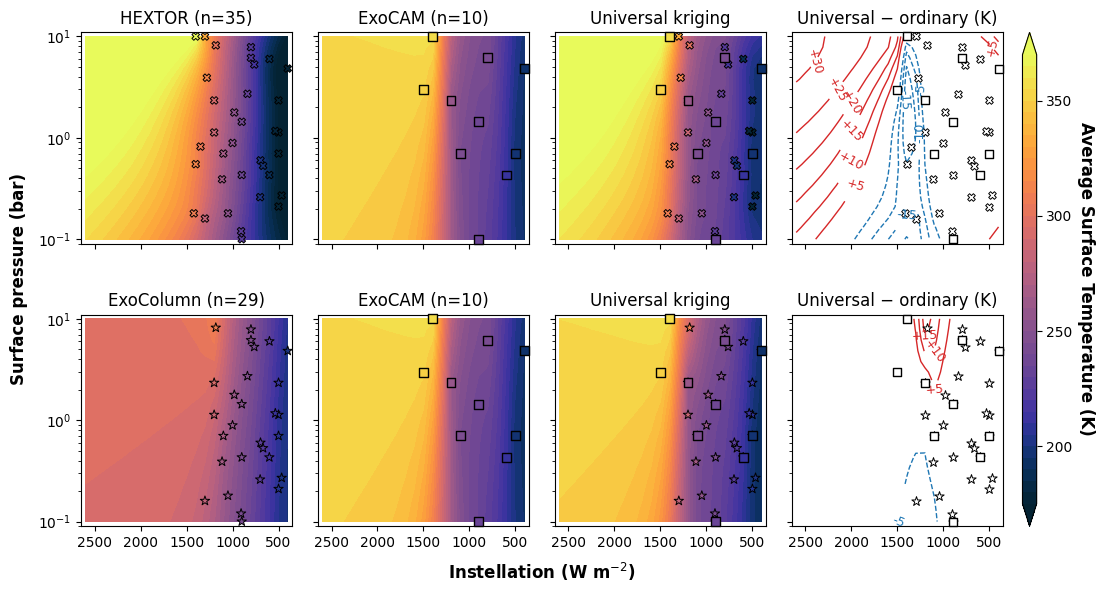

Recreate this plot in Python.
"""ExoCAM surface temperature by universal kriging, with a one-dimensional model
as the external drift (Figure 19, Section 4 of the manuscript).

This is two-fidelity kriging. The low-resolution field is HEXTOR or ExoColumn,
which have run all 64 protocol cases, and the high-resolution field is ExoCAM,
which has 10 stable cases among the 16. The low-resolution field is first kriged
on its own (ordinary kriging of its stable Cases 1-64, as in the right-hand
panels of Figure 18), which gives a value L(S, p) everywhere. ExoCAM is then
kriged with L as a specified drift,

    T_ExoCAM(S, p) = a + b L(S, p) + r(S, p),

where a and b are fitted implicitly by the universal kriging system and r is
the kriged residual. Where ExoCAM behaves like a shifted and scaled copy of the
1-D model, the drift carries the 1-D model's shape into the gaps between
ExoCAM's cases.

Two caveats built into the method. pykrige fits the variogram to the raw
values, not to the residuals from the drift, so the variogram (and σ) is that
of the full field; the regression-kriging check below fits the drift by least
squares and kriges the residuals instead, as a test of how much that matters.
And L at ExoCAM's two warmest cases (12 and 16) is an extrapolation for
ExoColumn, which runs away there; HEXTOR has Case 16 itself.

    cd figures/allcases && python fig_interpolation_temp_uk.py

Prints leave-one-out errors for ordinary kriging of ExoCAM alone and for the
two drifts, over a range of anisotropy ratios, and the drift coefficients.
"""
import warnings
import numpy as np
import matplotlib.pyplot as plt
import cmocean

from matplotlib.transforms import offset_copy
from pykrige.ok import OrdinaryKriging
from pykrige.uk import UniversalKriging

from fig_interpolation_temp_1d import ( CASES, MODELS as LOWRES, samples, ANISO_64,
                                        pn2, flux, fluxscale, norm_pres, norm_flux,
                                        kriging as ok_1d,
                                        cm, contourmin, contourmax, cinterval,
                                        cbar_label, cbar_ticks )

warnings.filterwarnings( 'ignore' )
plt.rcParams[ 'axes.labelweight' ] = 'bold'
plt.rcParams[ 'axes.labelpad' ]    = 8

# ExoCAM global mean surface temperature by case (fig_interpolation_temp.py);
# Cases 2, 3, 5, 6, 7 and 13 ran away.
EXOCAM = { 1: 196.8, 4: 260.0, 8: 243.8, 9: 244.8, 10: 194.1, 11: 234.0,
           12: 350.9, 14: 236.8, 15: 211.5, 16: 356.7 }
ec  = np.array( sorted( EXOCAM ) )
efs = np.array( [ CASES[ c ][ 0 ] for c in ec ] ) / fluxscale
eps = np.array( [ CASES[ c ][ 1 ] for c in ec ] )
ev  = np.array( [ EXOCAM[ c ] for c in ec ] )

ANISO_OK = 10          # ExoCAM's Figure 3 ratio
SCALINGS = [ 1, 1.5, 2, 3, 4, 5, 7, 10, 15 ]


def lowres_field( name ):
    """The low-resolution model kriged from its 64-case set: ( L at ExoCAM's
    cases, L on the grid ( flux x pressure ), kriging variance on the grid )."""
    fs, ps, vals, _ = samples( LOWRES[ name ], 64 )
    ok = ok_1d( fs, ps, vals, ANISO_64[ name ] )
    at_pts, _ = ok.execute( 'points', norm_pres( eps ), norm_flux( efs ) )
    grid, var = ok.execute( 'grid', norm_pres( pn2 ), norm_flux( flux ) )
    return np.asarray( at_pts ), np.asarray( grid ), np.asarray( var )


def uk( fs, ps, vals, drift, aniso ):
    return UniversalKriging( norm_pres( ps ), norm_flux( fs ), vals,
                             drift_terms=[ 'specified' ], specified_drift=[ drift ],
                             anisotropy_scaling=aniso, variogram_model='linear',
                             verbose=False, enable_plotting=False, exact_values=True )


def ok( fs, ps, vals, aniso ):
    return OrdinaryKriging( norm_pres( ps ), norm_flux( fs ), vals,
                            anisotropy_scaling=aniso, variogram_model='linear',
                            verbose=False, enable_plotting=False, exact_values=True )


def loo( method, aniso, drift=None ):
    """Leave-one-out errors (kriged - ExoCAM) at ExoCAM's stable cases."""
    err = []
    for i in range( len( ev ) ):
        k = np.arange( len( ev ) ) != i
        pi, fi = norm_pres( eps[ [ i ] ] ), norm_flux( efs[ [ i ] ] )
        if method == 'ok':
            z, _ = ok( efs[ k ], eps[ k ], ev[ k ], aniso ).execute( 'points', pi, fi )
        elif method == 'uk':
            z, _ = uk( efs[ k ], eps[ k ], ev[ k ], drift[ k ], aniso ).execute(
                'points', pi, fi, specified_drift_arrays=[ drift[ [ i ] ] ] )
        elif method == 'rk':
            # regression kriging: least-squares drift, residuals kriged
            b, a = np.polyfit( drift[ k ], ev[ k ], 1 )
            r = ev[ k ] - ( a + b*drift[ k ] )
            z, _ = ok( efs[ k ], eps[ k ], r, aniso ).execute( 'points', pi, fi )
            z = np.asarray( z ) + a + b*drift[ i ]
        elif method == 'lin':
            # the drift alone, no kriging of the residual
            b, a = np.polyfit( drift[ k ], ev[ k ], 1 )
            z = [ a + b*drift[ i ] ]
        err.append( float( np.asarray( z ).ravel()[ 0 ] ) - ev[ i ] )
    return np.array( err )


def rmse( e ):
    return np.sqrt( np.mean( e**2 ) )


if __name__ == '__main__':
    fields = { name: lowres_field( name ) for name in LOWRES }

    # ── Cross-validation ────────────────────────────────────────────────────
    print( 'ExoCAM stable cases:', ec.tolist() )
    print( '\nLow-resolution drift L at ExoCAM cases (K):' )
    print( '  case   ExoCAM ' + ''.join( f'{n:>11}' for n in LOWRES ) )
    for i, c in enumerate( ec ):
        tags = ''.join( f'{fields[ n ][ 0 ][ i ]:10.1f}' + ( ' ' if c in LOWRES[ n ] else '*' ) for n in LOWRES )
        print( f'  {c:4d} {ev[ i ]:8.1f} {tags}' )
    print( '  (* = not a stable case of that model; L is kriged there)' )
    for n in LOWRES:
        b, a = np.polyfit( fields[ n ][ 0 ], ev, 1 )
        r = np.corrcoef( fields[ n ][ 0 ], ev )[ 0, 1 ]
        print( f'  {n}: ExoCAM = {a:+.1f} + {b:.3f} L, r = {r:.3f}, residual std {np.std( ev - a - b*fields[ n ][ 0 ] ):.1f} K' )

    print( '\nLeave-one-out RMSE (K) by anisotropy ratio' )
    print( '  ratio   OK ExoCAM' + ''.join( f'  UK {n:<9} RK {n:<9}' for n in LOWRES ) )
    table = {}
    for s in SCALINGS:
        row = { 'ok': rmse( loo( 'ok', s ) ) }
        for n in LOWRES:
            row[ ( 'uk', n ) ] = rmse( loo( 'uk', s, fields[ n ][ 0 ] ) )
            row[ ( 'rk', n ) ] = rmse( loo( 'rk', s, fields[ n ][ 0 ] ) )
        table[ s ] = row
        print( f'  {s:5}   {row[ "ok" ]:9.1f}' + ''.join(
            f'  {row[ ( "uk", n ) ]:12.1f} {row[ ( "rk", n ) ]:12.1f}' for n in LOWRES ) )
    for n in LOWRES:
        print( f'  drift alone ({n}, a + b L, no kriging): {rmse( loo( "lin", 0, fields[ n ][ 0 ] ) ):.1f}' )

    # UK, like OK, keeps improving up to the cap, so both are compared at
    # ExoCAM's Figure 3 ratio rather than each at its own optimum.
    best = { n: ANISO_OK for n in LOWRES }

    print( f'\nPer-case LOO errors (K), all at ratio {ANISO_OK}' )
    e_ok = loo( 'ok', ANISO_OK )
    e_uk = { n: loo( 'uk', best[ n ], fields[ n ][ 0 ] ) for n in LOWRES }
    print( '  case  ExoCAM      OK' + ''.join( f'{"UK " + n:>14}' for n in LOWRES ) )
    for i, c in enumerate( ec ):
        print( f'  {c:4d} {ev[ i ]:7.1f} {e_ok[ i ]:+7.1f}' + ''.join( f'{e_uk[ n ][ i ]:+14.1f}' for n in LOWRES ) )
    print( f'  RMSE          {rmse( e_ok ):7.1f}' + ''.join( f'{rmse( e_uk[ n ] ):14.1f}' for n in LOWRES ) )
    print( f'  RMSE w/o 12,16{rmse( e_ok[ ( ec != 12 ) & ( ec != 16 ) ] ):7.1f}' + ''.join(
        f'{rmse( e_uk[ n ][ ( ec != 12 ) & ( ec != 16 ) ] ):14.1f}' for n in LOWRES ) )

    # ── Figure: one row per low-resolution model ────────────────────────────
    # low-res field | ExoCAM, ordinary | ExoCAM, universal | universal - ordinary
    fig, axs = plt.subplots( 2, 4, figsize=(12.9, 6.6) )
    xv, yv = np.meshgrid( pn2, flux )
    levels = np.linspace( contourmin, contourmax, cinterval )
    dlevels = [ l for l in range( -60, 61, 5 ) if l ]     # K, zero omitted

    z_ok, var_ok = ok( efs, eps, ev, ANISO_OK ).execute( 'grid', norm_pres( pn2 ), norm_flux( flux ) )

    # Each model's cases in its marker from Figure 2 (fig_energy_balance.py):
    # ExoCAM's as squares, the 1-D model's as smaller X's or stars beneath them;
    # hollow on the difference panels, whose colors are not temperatures
    MARKER = { 'ExoCAM': 's', 'HEXTOR': 'X', 'ExoColumn': '*' }
    def markers( ax, cases, temps, c=True, model='ExoCAM' ):
        f = [ CASES[ k ][ 0 ] for k in cases ]; p = [ CASES[ k ][ 1 ] for k in cases ]
        big = model == 'ExoCAM'
        ax.scatter( f, p, c=[ temps[ k ] for k in cases ] if c else 'w', cmap=cm,
                    vmin=contourmin, vmax=contourmax, marker=MARKER[ model ],
                    s=40 if big else 50 if MARKER[ model ] == '*' else 30,
                    edgecolors='k', linewidths=1.0 if big else 0.7, zorder=4 if big else 3, clip_on=False )


    for row, name in enumerate( LOWRES ):
        drift_pts, drift_grid, _ = fields[ name ]
        s = best[ name ]
        u = uk( efs, eps, ev, drift_pts, s )
        z_uk, var_uk = u.execute( 'grid', norm_pres( pn2 ), norm_flux( flux ),
                                  specified_drift_arrays=[ drift_grid ] )
        _, _, _, lc = samples( LOWRES[ name ], 64 )

        ax = axs[ row, 0 ]
        cf = ax.contourf( yv*fluxscale, xv, drift_grid, cmap=cm, levels=levels, extend='both' )
        markers( ax, lc, LOWRES[ name ], model=name )
        ax.set_title( f'{name} (n={len( lc )})', fontsize=12 )

        ax = axs[ row, 1 ]
        ax.contourf( yv*fluxscale, xv, z_ok, cmap=cm, levels=levels, extend='both' )
        markers( ax, ec, EXOCAM )
        ax.set_title( f'ExoCAM (n={len( ec )})', fontsize=12 )

        ax = axs[ row, 2 ]
        ax.contourf( yv*fluxscale, xv, z_uk, cmap=cm, levels=levels, extend='both' )
        markers( ax, lc, LOWRES[ name ], model=name ); markers( ax, ec, EXOCAM )
        ax.set_title( 'Universal kriging', fontsize=12 )

        ax = axs[ row, 3 ]
        # The difference as labeled lines, warming solid red and cooling dashed
        # blue, so the figure needs only the temperature colorbar
        dc = ax.contour( yv*fluxscale, xv, z_uk - z_ok, levels=dlevels, linewidths=1.0,
                         colors=[ 'tab:blue' if l < 0 else 'tab:red' for l in dlevels ],
                         linestyles=[ '--' if l < 0 else '-' for l in dlevels ] )
        ax.clabel( dc, fmt='%+d', fontsize=9, inline_spacing=2 )
        markers( ax, lc, LOWRES[ name ], c=False, model=name ); markers( ax, ec, EXOCAM, c=False )
        ax.set_title( 'Universal − ordinary (K)', fontsize=12 )

        print( f'\n{name} drift, ratio {s}: fitted linear variogram slope {u.variogram_model_parameters[ 0 ]:.1f}, '
               f'nugget {u.variogram_model_parameters[ 1 ]:.1f}; UK - OK on the grid: '
               f'{np.min( z_uk - z_ok ):+.1f} to {np.max( z_uk - z_ok ):+.1f} K; '
               f'UK field range {np.min( z_uk ):.1f}-{np.max( z_uk ):.1f} K' )

    for ax in axs.flat:
        ax.tick_params( axis='both', labelsize=10 )
        ax.set_yscale( 'log' )
        ax.set_xlim( [ max( flux*fluxscale ) + 50, min( flux*fluxscale ) - 50 ] )
        ax.set_xticks( [ 2500, 2000, 1500, 1000, 500 ] )
        ax.set_ylim( [ min( pn2 )*0.9, max( pn2 )*1.1 ] )
        ax.set_box_aspect( 1 )
        ax.apply_aspect()
    for ax in axs[ :, 1: ].flat:
        ax.tick_params( labelleft=False )
    for ax in axs[ 0, : ]:
        ax.tick_params( labelbottom=False )

    fig.subplots_adjust( wspace=0.12, hspace=0.25, right=0.84 )
    top, bot = axs[ 0, 0 ].get_position(), axs[ 1, 0 ].get_position()
    fig.text( top.x0, ( bot.y0 + top.y1 )/2, 'Surface pressure (bar)', rotation=90, ha='right', va='center',
              fontsize=12, fontweight='bold', transform=offset_copy( fig.transFigure, fig=fig, x=-38, units='points' ) )
    fig.text( ( bot.x0 + axs[ 1, -1 ].get_position().x1 )/2, bot.y0, 'Instellation (W m$^{-2}$)', ha='center', va='top',
              fontsize=12, fontweight='bold', transform=offset_copy( fig.transFigure, fig=fig, y=-25, units='points' ) )

    right = axs[ 0, -1 ].get_position().x1
    cax = fig.add_axes( [ right + 0.015, bot.y0, 0.011, top.y1 - bot.y0 ] )
    cb = fig.colorbar( cf, cax=cax, extend='both', ticks=cbar_ticks )
    cb.ax.tick_params( labelsize=10 ); cb.set_label( cbar_label, rotation=270, fontsize=12, labelpad=16 )

    fig.savefig( 'fig_interpolation_temp_uk.png', bbox_inches='tight' )
    fig.savefig( 'fig_interpolation_temp_uk.eps', bbox_inches='tight' )
